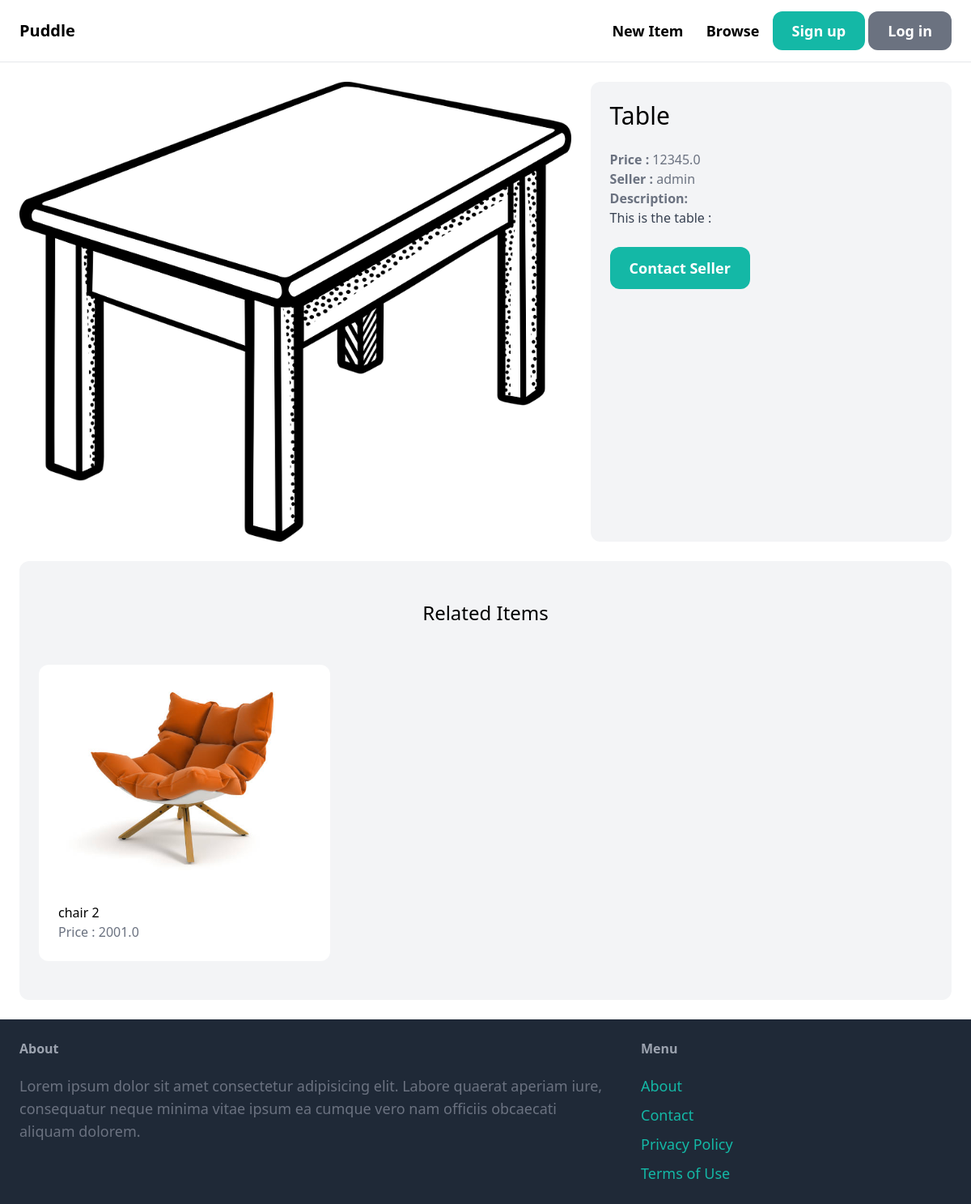
The page /items/8/ on the database its author committed.
### item/models.py (models this page shows, shortened)
class Item(models.Model):
    category = models.ForeignKey(Category, related_name = 'items', on_delete=models.CASCADE)
    name = models.CharField(max_length=255)
    description = models.TextField(blank = True, null = True)
    price = models.FloatField()
    image = models.ImageField(upload_to = 'item_images', blank = True, null = True)
    is_sold = models.BooleanField(default = False)
    created_by = models.ForeignKey(User, related_name = 'items' ,on_delete = models.CASCADE)
    creaetd_at = models.TimeField( auto_now_add=True)

### item/views.py (the view)
# urls.py: path('<int:pk>/', views.detail, name = 'detail'),
def detail(request, pk):
    item = get_object_or_404(Item, pk=pk)
    related_items = Item.objects.filter(category = item.category, is_sold = False).exclude(pk= pk)[0:3]
    return render(request, 'item/detail.html', {
        'item': item,
        'related_items' : related_items
    })

### item/templates/item/detail.html (shortened to what this page needs)
{%extends 'core/base.html' %}
{% block content %}
    <div class="grid grid-cols-5 gap-6">
        <div class="col-span-3">
            <img src = "{{item.image.url}}" class="rounded-xl">
        </div>
        <div class="col-span-2 p-6 bg-gray-100 rounded-xl">
            <h1 class="mb-6 text-3xl ">{{ item.name }}</h1>
            <p class="text-gray-500"> <strong> Price : </strong> {{item.price}} </p>
            <p class="text-gray-500"> <strong> Seller : </strong> {{item.created_by.username}} </p>
            {%if item.description  %}
                <p class="text-gray-700">
                    <strong class="text-gray-500"> Description:</strong> <br>
                    {{ item.description }}
                </p>
            {%endif%}
            {% if request.user == item.created_by %}
                <div class="mt-6 p-6 bg-whit e rounded-xl">
                    <p>This is your Item : </p>
                    <a href="{% url 'item:edit' item.id %}" class="inline-block mt-6 px-6 py-3 text-lg font-semibold bg-teal-500 text-white rounded-xl ">Edit </a>
                    <a href="{% url 'item:delete' item.id %}" class="inline-block mt-6 px-6 py-3 text-lg font-semibold bg-red-500 text-white rounded-xl ">Delete </a>
                </div>
            {%else%}
                <a href=" {% url 'conversation:new' item.id %} " class="inline-block mt-6 px-6 py-3 text-lg fint-semi-bold bg-teal-500 text-white rounded-xl hover:bg-teal-700"><b>Contact Seller</b></a>
            {%endif%}
        </div>
    </div>
    <div class="mt-6 px-6 py-12 bg-gray-100 rounded-xl">
        <h2 class="mb-12 text-2xl text-center"> Related Items</h2>
        <div class="grid grid-cols-3 gap-3">
            {% for item in related_items %}
                <div>
                    <a href="{% url 'item:detail' item.id %}">
                        <div>
                            <img src="{{ item.image.url }}" class = "rounded-t-xl">
                        </div>
                        <div class="p-6 bg-white rounded-b-xl">
                            <h2 class="text2xl"> {{item.name}} </h2>
                            <p class="text-gray-500">Price : {{item.price}} </p>
                        </div>
                    </a>
                </div>
            {%endfor%}
        </div>
    </div>
{% endblock %}

### rows shown on the page
Item: image (picture), name "Table", price "12345.0", created_by.username "admin", description "This is the table :"
Item: image (picture), name "chair 2", price "2001.0"
